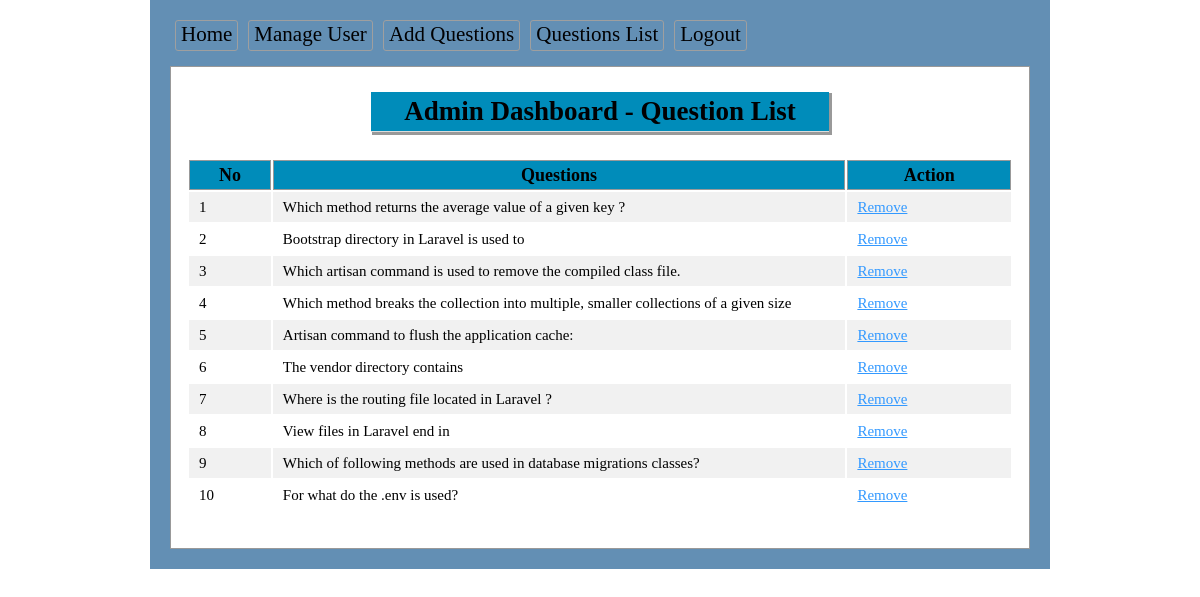
/admin/queslist.php (signed in), run on the app's committed database.
### tables this page shows
CREATE TABLE `tbl_ques` (
  `id` int(11) NOT NULL,
  `quesNo` int(11) NOT NULL,
  `ques` text NOT NULL
);

### lib/Database.php (called while the page is built, shortened)
<?php
Class Database{
	public $host   = DB_HOST;
	public $user   = DB_USER;
	public $pass   = DB_PASS;
	public $dbname = DB_NAME;
	public $link;
	private function connectDB(){
	$this->link = new mysqli($this->host, $this->user, $this->pass, $this->dbname);
 }
	public function select($query){
		$result = $this->link->query($query) or die($this->link->error.__LINE__);
		if($result->num_rows > 0){
			return $result;
		} else {
			return false;
		}
	}
}

### classes/Exam.php (called while the page is built, shortened)
<?php
    $filepath = realpath(dirname(__FILE__));
	include_once ($filepath.'/../lib/Database.php');
class Exam{
	private $db;
	public function __construct(){
		$this->db = new Database();
	}
	public function getQueByOrder(){
		$query = "select * from tbl_ques order by quesNo ASC";
		$result = $this->db->select($query);
		return $result;
	}
}
?>

### admin/queslist.php (the view, shortened to what this page needs)
<?php
    $filepath = realpath(dirname(__FILE__));
	include_once ($filepath.'/inc/header.php');
	include_once ($filepath.'/../classes/Exam.php');
	$exm = new Exam();
?>
<div class="main">
	<h1>Admin Dashboard - Question List</h1>
		<div class = "quelist">
			<table class = "tblone">
			<tr>
				<th width = "10%">No</th>
				<th width = " 70%">Questions</th>
				<th width = "20%">Action</th>
			</tr>
	<?php
	$getData = $exm->getQueByOrder();
	if($getData){
		$i = 0;
		while($result = $getData->fetch_assoc()){
			$i++;
	?>
			<tr>
				<td><?php echo $i; ?></td>
				<td><?php echo $result['ques']; ?></td>
				<td>
					<a onclick = "return confirm('Are you sure to Remove')" href = "?delque=<?php echo $result['quesNo']; ?>">Remove</a>
				</td>
			</tr>
	<?php } } ?>
			</table>
</div>

### admin/inc/header.php (shortened to what this page needs)
<?php
    include_once ("../lib/Database.php");
?>
<!doctype html>
<html>
<head>
	<link rel="stylesheet" href="css/admin.css">
</head>
<body>
<div class="phpcoding">
		<section class="maincontent">
		<div class="menu">
		<ul>
			<li><a href="index.php">Home</a></li>
			<li><a href="users.php">Manage User</a></li>
			<li><a href="quesadd.php">Add Questions</a></li>
			<li><a href="queslist.php">Questions List</a></li>
			<li><a href="?action=logout">Logout</a></li>
		</ul>
	 </div>

### admin/css/admin.css (style rules this page uses)
* { margin: 0; padding: 0; outline: none }
body { font-family: verdana }
.phpcoding { width: 900px; margin: 0 auto; background: #638FB4 }
.maincontent { font-size: 18px; min-height: 430px; padding: 20px; }
.tblone { width: 100%; border: 1px solid #fff; margin: 20px 0 }
.tblone td { font-size: 15px; padding: 5px 10px; }
table.tblone th { background-color: #008CBA; border: 1px solid #999; }
table.tblone tr:nth-child(2n+1) { background: #fff; height: 30px; }
table.tblone tr:nth-child(2n) { background: #f1f1f1; height: 30px; }
.tblone td a { color: #3399FF; }
.main { background: #fff none repeat scroll 0 0; border: 1px solid #999; margin-top: 10px; min-height: 368px; padding: 15px; width: 828px; }
.main h1 { border-bottom: 1px solid #ddd; text-align: center; color: #766063; margin: 0 0 5px; padding-bottom: 5px; }
.menu { overflow: hidden; }
.menu ul { margin: 0; padding: 0; list-style: none }
.menu ul li { display: block; float: left; }
.menu ul li a { border: 1px solid #9f9f9f; border-radius: 3px; color: #010002; font-family: "Times New Roman", Times, serif; display: block; font-size: 21px; margin: 0 5px 5px; padding: 1px 5px 3px; text-decoration: none; }

### admin/queslist.php (style rules this page uses)
.main h1 { background: #008CBA none repeat scroll 0 0; font-family: "Times New Roman", Times, serif; box-shadow: 2px 2px 0 1px #999; color: #010002; margin: 10px auto 25px; padding: 4px; text-align: center; width: 450px; }
table.tblone th { background-color: #008CBA; border: 1px solid #999; }

### data on the page
tbl_ques: ques "Which method returns the average value of a given key ?"
tbl_ques: ques "Bootstrap directory in Laravel is used to"
tbl_ques: ques "Which artisan command is used to remove the compiled class file."
tbl_ques: ques "Which method breaks the collection into multiple, smaller collections of a given size"
tbl_ques: ques "Artisan command to flush the application cache:"
tbl_ques: ques "The vendor directory contains"
tbl_ques: ques "Where is the routing file located in Laravel ?"
tbl_ques: ques "View files in Laravel end in"
tbl_ques: ques "Which of following methods are used in database migrations classes?"
tbl_ques: ques "For what do the .env is used?"
